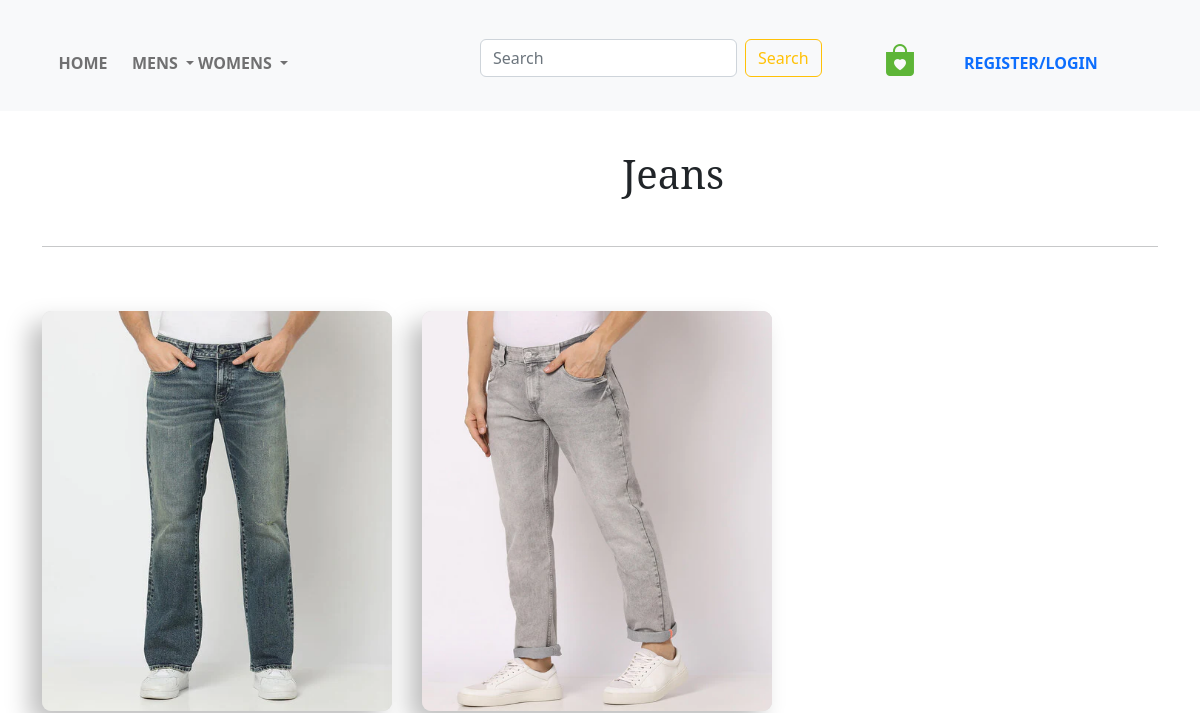
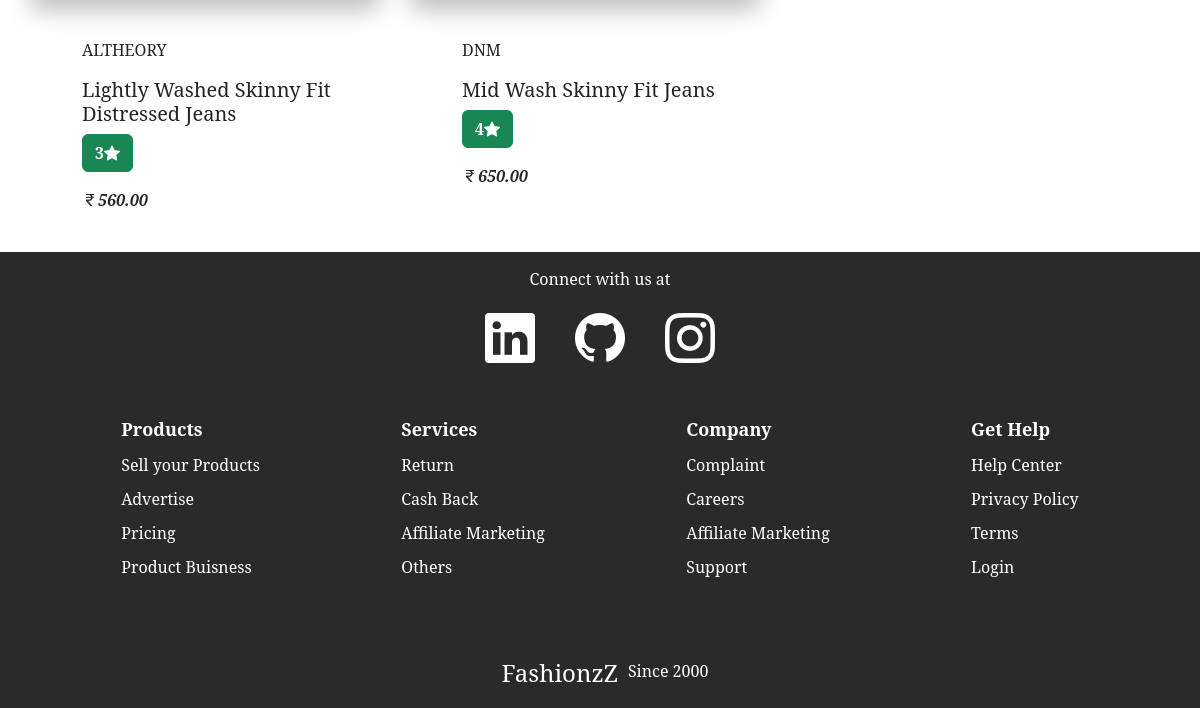
The page /jeans on the database as committed earlier (2 pictures, top to bottom).
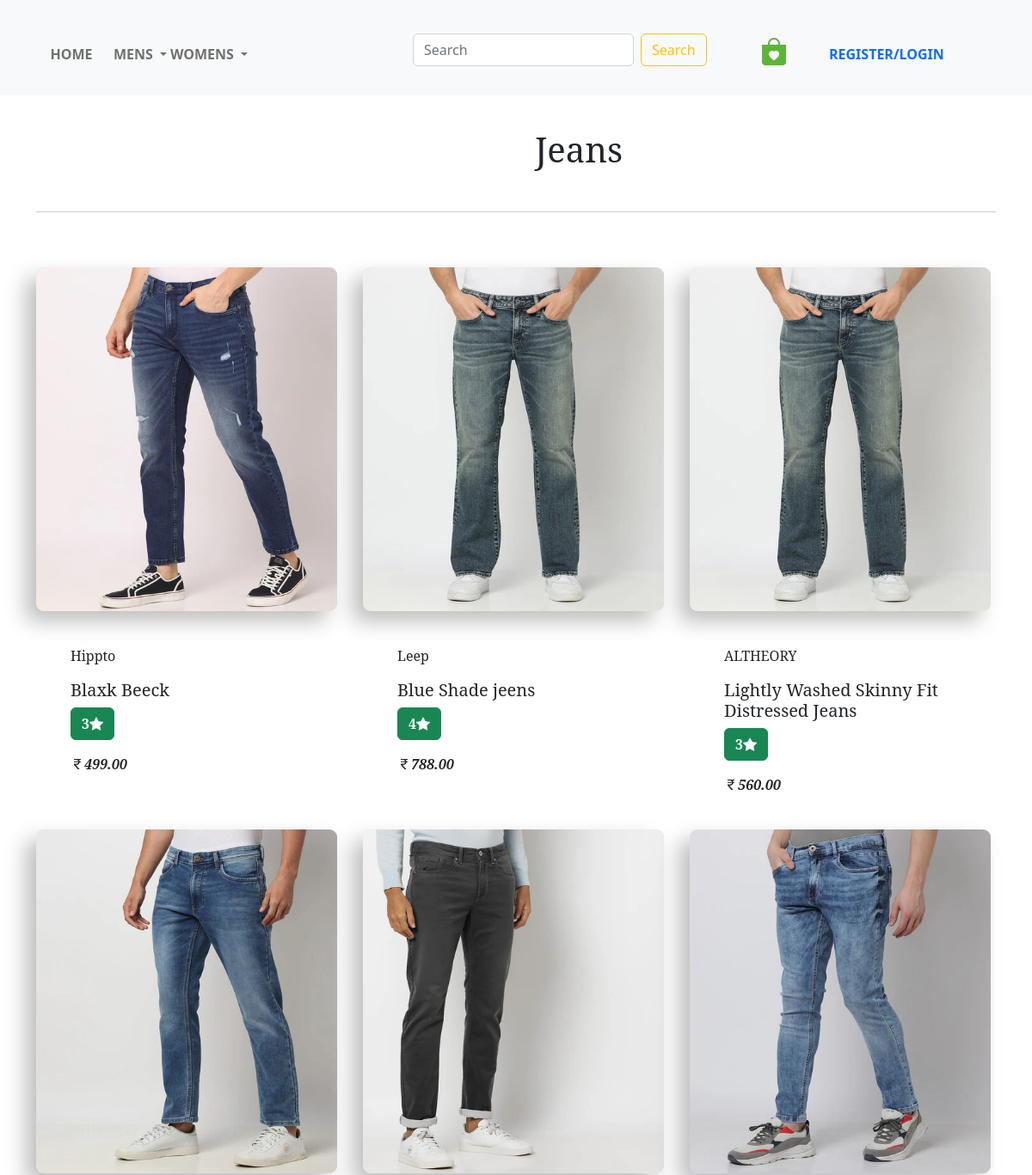
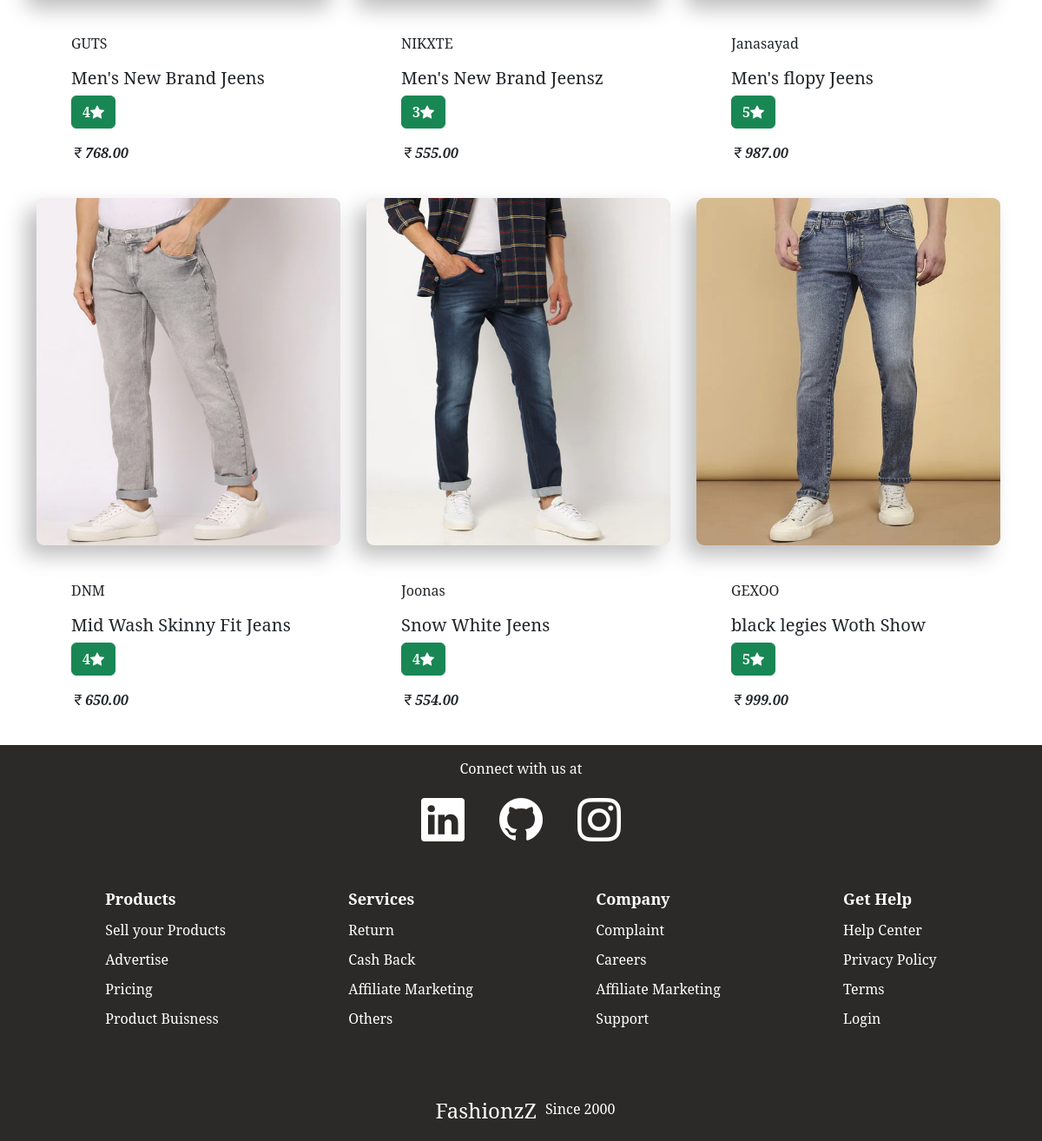
The same page on the database as committed later (2 pictures, top to bottom).
### cloth/models.py (models this page shows, shortened)
class Category(models.Model):
    name=models.CharField(max_length=250,unique=True)
    slug=models.SlugField(max_length=250,unique=True)
    gender=models.ForeignKey(Gender, on_delete=models.CASCADE)
    desc=models.TextField(blank=True)
    banner=models.ImageField(upload_to='banner',blank=True)
    class Meta:
        ordering=('name',)
        verbose_name='Category'
        verbose_name_plural='Categories'
    def get_url(self):
        return reverse('cloth:products_by_category',args=[self.slug])

class Product(models.Model):
    name=models.CharField(max_length=250,unique=True)
    slug=models.SlugField(max_length=250,unique=True)
    brand=models.CharField(max_length=250,unique=True)
    rating=models.IntegerField()
    price=models.DecimalField(max_digits=10,decimal_places=2)
    photo=models.ImageField(upload_to='pic')
    stock=models.IntegerField()
    category=models.ForeignKey(Category,on_delete=models.CASCADE)
    available=models.BooleanField(default=True)
    created=models.DateTimeField(auto_now_add=True)
    updated=models.DateTimeField(auto_now=True)
    class Meta:
        ordering=('name',)
        verbose_name='product'
        verbose_name_plural='products'

### cloth/views.py (the view)
# urls.py: path('<slug:c_slug>',views.mens,name='products_by_category'),
def mens(req,c_slug=None):
    c_page=None
    if c_slug!=None:
        c_page=get_object_or_404(Category,slug=c_slug)
        prodcut_list=Product.objects.filter(category=c_page,available=True)
    else:
        prodcut_list=Product.objects.filter(available=True)
    return render(req,'mens.html',{'data':prodcut_list,'category':c_page})

### cloth/context_processors.py (called while the page is built)
def men(req):
    men=Gender.objects.get(name='men')
    men=Category.objects.all().filter(gender=men)
    return dict(men=men)

def women(req):
    women=Gender.objects.get(name='women')
    women=Category.objects.all().filter(gender=women)
    return dict(women=women)

### templates/mens.html (shortened to what this page needs)
{% extends "index.html" %}
{% load static %}
{% block body %}
<div class="div_m">
<div class="container">
    <div class="row">
        <div class="col-lg col-md col-sm">
           <div class="div_m1">
            {% if category %}
            <h1 class="hd_m1 mb-5">{{category.name}}</h1>
            <hr>
            {% else %}
            <h5>Jackets & Coats</h5>
            {% endif %}
           </div>
        </div>
    </div>
</div>
<div class="container mt-5">
    <div class="row">
        {% for i in data %}
        <div class="col-lg-4 col-md-6 col-sm ">
           <a href="{% url 'cloth:details' i.id %}"><img src="{{i.photo.url}}" class="img_m1"></a>
          <div class="div_m2">
            <p>{{i.brand}}</p>
            <h5>{{i.name}}</h5>
            <p class="btn btn-success"><b>{{i.rating}}</b><i class="bi bi-star-fill"></i></p>
            <p><i class="bi bi-currency-rupee"><b>{{i.price}}</b></i></p>
          </div>
        </div>
        {% endfor %}
    </div>
</div>
{% endblock %}

### templates/index.html (shortened to what this page needs)
{% load static %}
<!DOCTYPE html>
<html lang="en">
<head>
    <link rel="stylesheet" href="https://cdn.jsdelivr.net/npm/bootstrap-icons@1.11.2/font/bootstrap-icons.min.css">
    <link rel="stylesheet" href="https://cdn.jsdelivr.net/npm/bootstrap-icons@1.11.2/font/bootstrap-icons.min.css">
    <link rel="stylesheet" href="https://cdn.jsdelivr.net/npm/bootstrap-icons@1.11.3/font/bootstrap-icons.min.css">
    <link href="https://cdn.jsdelivr.net/npm/bootstrap@5.2.3/dist/css/bootstrap.min.css" rel="stylesheet">
    <link rel="stylesheet" href="{% static 'css/main.css' %}">
</head>
<body>
    {% include 'nav.html' %}
    {% block body %}
    {% endblock %}
      <footer >
      <div class="footer1 ">
        Connect with us at<div class="social-media">
          <a href="#">
            <i class="bi bi-linkedin"></i>
          </a>
          <a href="#">
            <i class="bi bi-github"></i>
          </a>
          <a href="#">
            <i class="bi bi-instagram"></i>
          </a>
        </div>
      </div>
      <div class="footer2">
        <div class="product">
          <div class="heading">Products</div>
          <div class="div">Sell your Products</div>
          <div class="div">Advertise</div>
          <div class="div">Pricing</div>
          <div class="div">Product Buisness</div>
        </div>
        <div class="services">
          <div class="heading">Services</div>
          <div class="div">Return</div>
          <div class="div">Cash Back</div>
          <div class="div">Affiliate Marketing</div>
          <div class="div">Others</div>
        </div>
        <div class="Company">
          <div class="heading">Company</div>
          <div class="div">Complaint</div>
          <div class="div">Careers</div>
          <div class="div">Affiliate Marketing</div>
          <div class="div">Support</div>
        </div>
        <div class="Get Help">
          <div class="heading">Get Help</div>
          <div class="div">Help Center</div>
          <div class="div">Privacy Policy</div>
          <div class="div">Terms</div>
          <div class="div">Login</div>
        </div>
      </div>
      <div class="footer3"> <h4>FashionzZ</h4>Since 2000</div>
    </footer>
</body>
</html>

### templates/nav.html (shortened to what this page needs)
 {% load static %}
 <div class="div_n1">
 <nav class="navbar navbar-expand-lg bg-light fixed-top">
  <div class="container-fluid">
    <div class="collapse navbar-collapse" id="navbarSupportedContent">
      <ul class="navbar-nav me-auto mb-2 mb-lg-0">
        <li class="nav-item">
          <a class="txt nav-link " href="{% url 'cloth:home'%}" role="button" ><b> HOME</b>
          </a>
        </li>
        <li class="nav-item dropdown">
          <a class="txt nav-link dropdown-toggle" href="#" role="button" data-bs-toggle="dropdown" aria-expanded="false"><b> MENS</b>
          </a>
        </li>
        <li class="nav-item dropdown">
          <a class="txt nav-link dropdown-toggle" href="#" role="button" data-bs-toggle="dropdown" aria-expanded="false"><b> WOMENS</b>
          </a>
        </li>
        <div class="">
          <form class="d-flex" role="search" method="get" action="{% url 'search:search' %}">
            <div class="div_new3">
            <input class="form-control me-2" type="search" name="q" placeholder="Search" aria-label="Search">
            <button class="btn btn-outline-warning" type="submit">Search</button>
          </div>
          </form>
    </div>
      </ul>
    </div>
  </div>
<ul class="ul_n1">
  <li style="--clr:#5db537;">
    <a href="{% url 'cart:display' %}">
        <i class="bi bi-bag-heart-fill"></i>
    </a>
</li>
<li class="nav-item">
  {% if user.is_authenticated %}
<li class="nav-item dropdown div_new2">
  <a class="txt nav-link dropdown-toggle" href="" role="button" data-bs-toggle="dropdown" aria-expanded="false"><b> {{user}}</b>
  </a>
  <ul class="dropdown-menu">
    <li><a class="dropdown-item" href="{% url 'profile:profile' %}"><i class="bi bi-person-fill"></i>My Profile</a></li>
    <li><a href="{% url 'reg:logout' %}" >Logout</a></li>
  </ul>
</li>
  </div>
  {% else %}
  <div class="div_new1 ">
  <a href="{% url 'reg:register' %}" >REGISTER/</a>
  <a href="{% url 'reg:login' %}" >LOGIN</a>
</div>
  {% endif %}
</li>
</ul>
 </div>

### static/css/main.css (style rules this page uses)
img { width: 100%; }
* { margin: 0%; padding: 0%; }
.div_n1 { background-color: rgb(238, 240, 240); background-size: contain; width: auto; height: 100px; border: 1px solid transparent; box-shadow: 0 5px 2px -2px rgba(0, 0, 0, 0.2); display: flex; }
.ul_n1 { display: flex; position: absolute; right: 15%; padding-top: 40px; }
.d-flex { height: 40px; width: 650px; margin-top: 30px; margin-left: 260px; }
.nav-item { margin-top: 15px; font-weight: bolder; }
ul li { position: relative; list-style: none; width: 80px; height: 80px; display: flex; justify-content: center; align-items: center; cursor: pointer; transition: 0.5s; }
ul li::before { content: ""; position: absolute; inset: 30px; box-shadow: 0 0 0 10px var(--clr),0 0 0 20px var(--bg) ,0 0 0 22px var(--clr); transition: 0.5s; }
ul li::after { content: ""; position: absolute; inset: 0; background: var(--bg); transform: rotate(45deg); transition: 0.5s; }
ul li a { position: relative; text-decoration: none; z-index: 10; display: flex; justify-content: center; align-items: center; }
ul li a i { font-size: 2em; transition: 0.5s; color: var(--clr); opacity: 1; }
.div_m { font-family: 'Noto Serif', serif; }
.hd_m1 { padding-left: 580px; margin-top: 50px; }
.div_m2 { margin: 40px; }
.img_m1 { width: 350px; height: 400px; border-radius: 9px; background: #e0e0e0; box-shadow: -12px 12px 24px #bebebe, 12px -12px 24px #ffffff; }
.div_new3 { display: flex; justify-content: center; position: absolute; left: 40%; top: 35%; }
.div_new1 { display: flex; position: absolute; top: 20%; left: 30%; }
footer { display: flex; flex-direction: column; background-color: rgb(44, 41, 41); align-items: center; color: white; }
.footer1 { display: flex; flex-direction: column; align-items: center; color: white; margin-top: 15px; }
.social-media { display: flex; justify-content: center; color: white; flex-wrap: wrap; }
.social-media a { color: white; margin: 20px; border-radius: 5px; margin-top: 10px; color: white; }
.social-media a i { color: white; font-size: 50px; }
.footer2 { display: flex; width: 100%; justify-content: space-evenly; align-items: center; text-decoration: none; flex-wrap: wrap; }
.footer2 .heading { font-weight: 900; font-size: 18px; }
.footer3 { margin-top: 60px; margin-bottom: 20px; display: flex; flex-wrap: wrap; justify-content: center; }
.footer3 h4 { margin: 0 10px; }
.footer2 div { margin: 10px; }

Rows that differ between the two databases and show on the page:
added Product: photo (picture), brand "Hippto", name "Blaxk Beeck", rating "3", price "499.00"
added Product: photo (picture), brand "Leep", name "Blue Shade jeens", rating "4", price "788.00"
added Product: photo (picture), brand "GUTS", name "Men's New Brand Jeens", rating "4", price "768.00"
added Product: photo (picture), brand "NIKXTE", name "Men's New Brand Jeensz", rating "3", price "555.00"
added Product: photo (picture), brand "Janasayad", name "Men's flopy Jeens", rating "5", price "987.00"
added Product: photo (picture), brand "Joonas", name "Snow White Jeens", rating "4", price "554.00"
added Product: photo (picture), brand "GEXOO", name "black legies Woth Show", rating "5", price "999.00"
